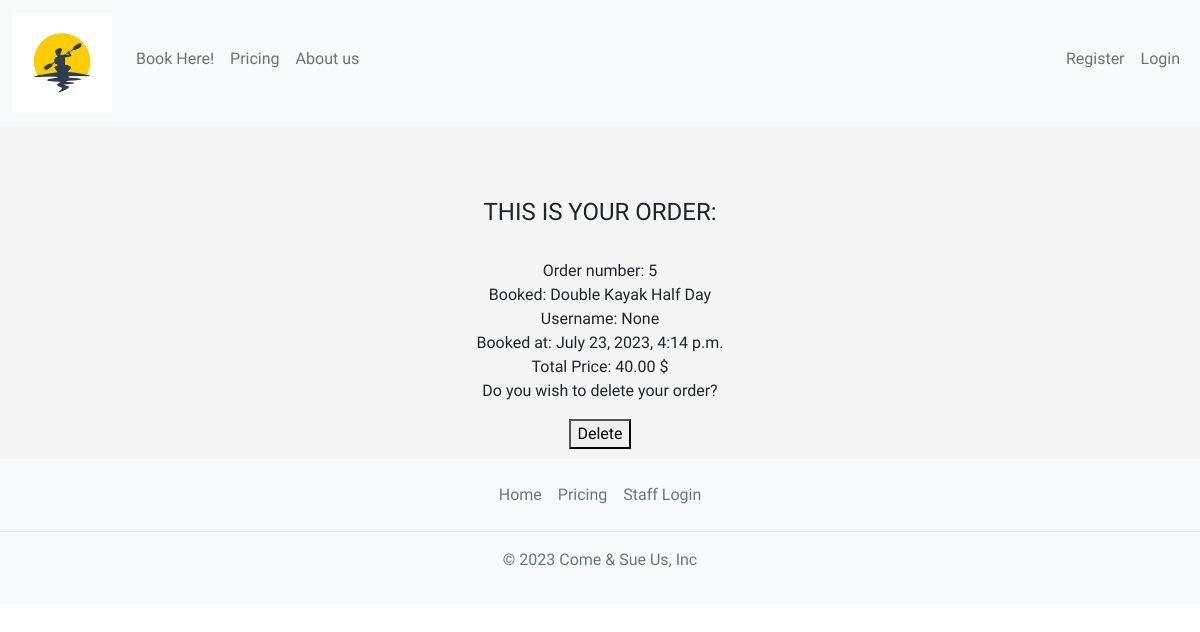
Page /edit/5/ on the earlier database version.
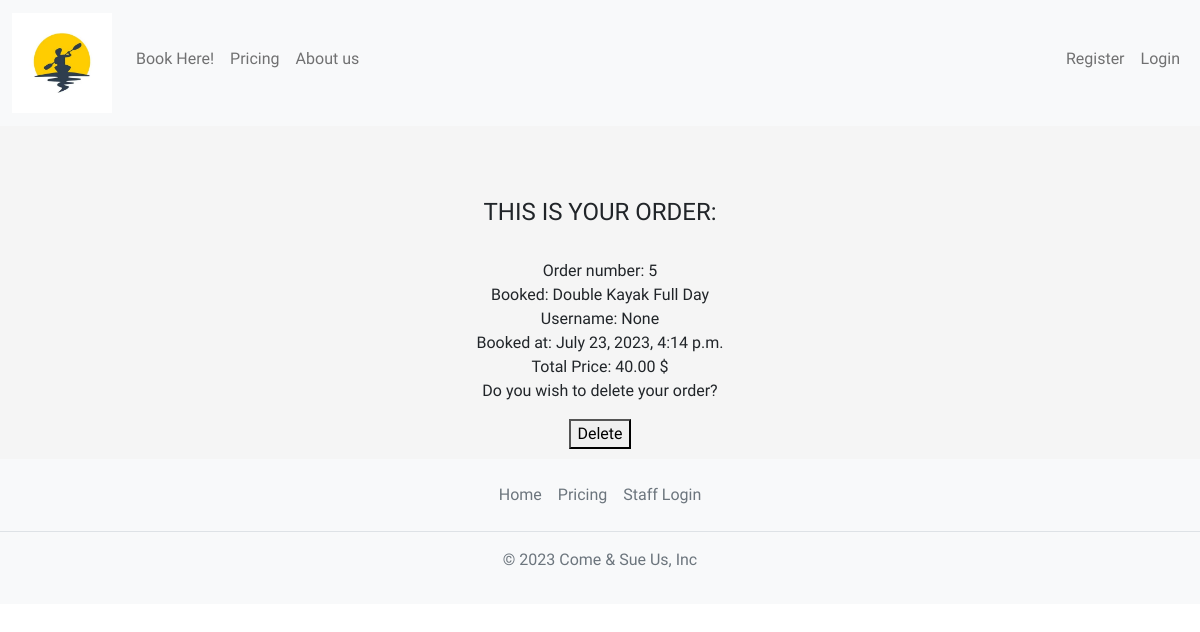
Same page on the later database version.
### home/models.py (models this page shows, shortened)
class Variant(models.Model):
    name = models.CharField(max_length=100)
    description = models.TextField()
    image = models.ImageField(upload_to='variants_images/')
    price = models.DecimalField(max_digits=5, decimal_places=2)

### home/views.py (the view)
# urls.py: path('edit/<int:pk>/', views.edit_order, name='edit_order'),
def edit_order(request, pk):
    order = OrderModel.objects.get(pk=pk)
    if request.method == 'POST':
        order.delete()
        return redirect('order')
    context = {
        'order': order,
    }
    return render(request, 'home/order_detail.html', context)

### home/templates/home/order_detail.html (shortened to what this page needs)
{% extends 'base.html' %}
{% block content %}
<div class="container text text-center mt-5">
    <div class="row">
        <div class="col">
            <div class="font-weight-bold">
                <br>
                <h4>This is your order:</h4>
                <br> Order number: {{order.pk}}
                <br> Booked:
                {% for item in order.items.all %}
                {{item.name}}
                {% endfor %}
                <br>Username: {{order.user}}
                <br>Booked at: {{order.created_on}}
                <br>Total Price: {{order.price}} $
            </div>
        </div>
        <form method="post" action="{% url 'update-order' order.pk %}">
            <p>Do you wish to delete your order?</p><button type='submit'> Delete </button>
        </form>
    </div>
</div>
    {% endblock content %}

Differences in the rows shown:
changed Variant: name "Double Kayak Half Day" → "Double Kayak Full Day"
